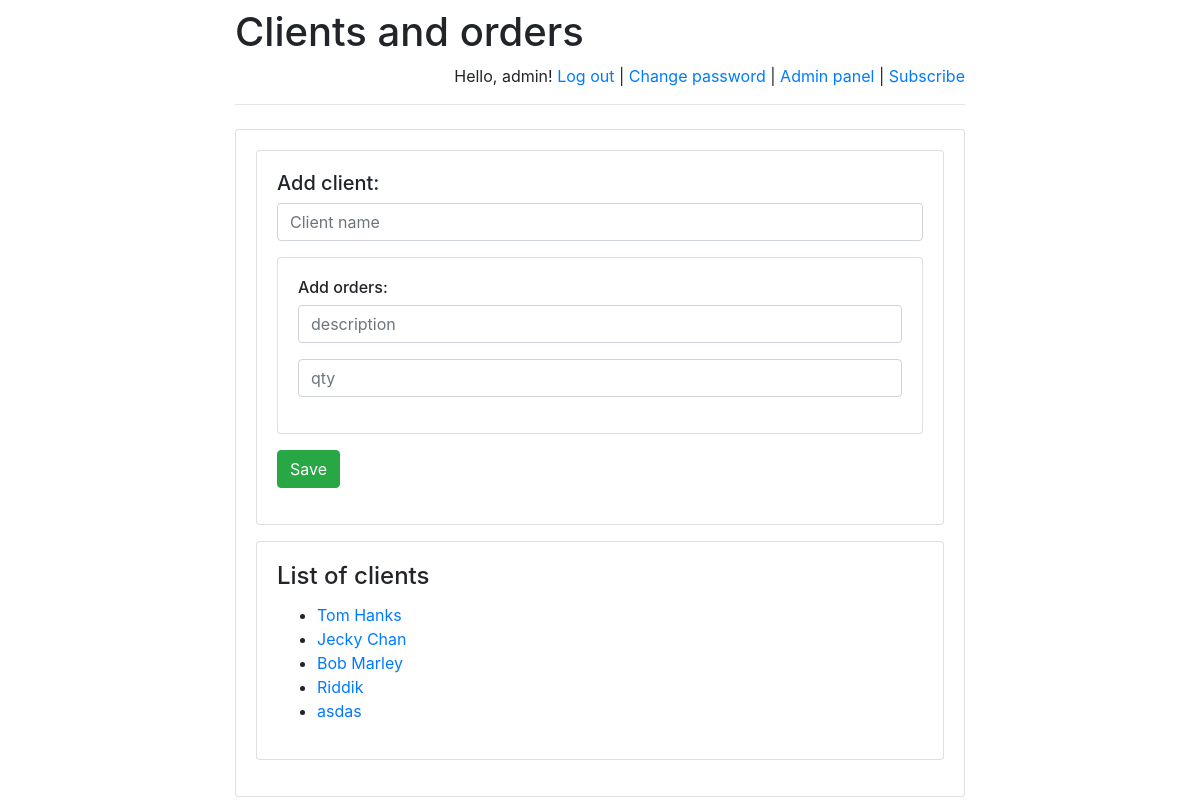
Page /orders/admin/ (signed in) on the committed database.
### orders/models.py (models this page shows)
class Client(models.Model):
    client_name = models.CharField(max_length=255)

### orders/views.py (the view)
# urls.py: path('admin/', admin.site.urls),
def admin(request):
    clients = Client.objects.all()
    return render(
        request,
        "admin.html",
        context={
            'clients': clients
        }
    )

### templates/admin.html (shortened to what this page needs)
{% extends 'base.html' %}
{% block main %}
    {% if user.is_staff %}
        <div class="card mb-3">
            <div class="card-body">
                <form action="../post_client/" method="post">
                    <h5>Add client:</h5>
                    <div class="mb-3">
                        <input class="form-control"
                               placeholder="Client name"
                               name="text"
                               required/>
                    </div>
                    <div class="card mb-3">
                        <div class="card-body" id="orders_new">
                            <h6>Add orders:</h6>
                            <div class="mb-3">
                                <input class="form-control"
                                       placeholder="description"
                                       name="description"
                                       required/>
                            </div>
                            <div class="mb-3">
                                <input class="form-control"
                                       placeholder="qty"
                                       name="qty"
                                       required/>
                            </div>
                        </div>
                    </div>
                    <div class="mb-3">
                        <button class="btn btn-success" type="submit">
                            Save
                        </button>
                    </div>
                </form>
            </div>
        </div>
        <div class="card mb-3">
            <div class="card-body">
                <h4 class="card-title">List of clients</h4>
                {% if clients %}
                    <ul> {% for client in clients %}
                        <li><a href="/orders/{{ client.id }}/"> {{ client.client_name }} </a></li>
                    {% endfor %}
                    </ul>
                {% else %}
                    <p>No clients available</p>
                {% endif %}
            </div>
        </div>
    {% else %}
        <h4>Access denied.</h4>
    {% endif %}
{% endblock %}

### templates/base.html (shortened to what this page needs)
<!doctype html>
<html lang="en">
<head>
    <link rel="stylesheet"
          href="https://stackpath.bootstrapcdn.com/bootstrap/4.1.3/css/bootstrap.min.css">
</head>
<body>
<div class="container">
    <div class="row justify-content-center">
        <div class="col-8">
            <h1 class="mt-2">Clients and orders</h1>
            {% if user.is_authenticated %}
                <p class="text-right">
                    Hello, {{ user.username }}!
                    <a href="/orders/logout">Log out</a> |
                    <a href="/orders/password-change">
                        Change password
                    </a>
                    {% if user.is_staff %}
                        | <a href="/orders/admin">Admin panel</a>
                    {% endif %}
                    {% if user.email == '' %}
                        | <a href="/orders/subscribe">Subscribe</a>
                    {% else %}
                        | <a href="/orders/unsubscribe">Unsubscribe</a>
                    {% endif %}
                </p>
            {% else %}
                <p class="text-right">
                    <a href="/orders/login">Log in</a> |
                    <a href="/orders/register">Register</a>
                </p>
            {% endif %}
            <hr class="mt-0 mb-4">
            <div class="card">
                <div class="card-body">
                    {% block main %}
                    {% endblock %}
                </div>
            </div>
        </div>
    </div>
</div>
</body>
</html>

### rows in the picture
Client: client_name "Tom Hanks"
Client: client_name "Jecky Chan"
Client: client_name "Bob Marley"
Client: client_name "Riddik"
Client: client_name "asdas"

### other values in the picture
{{ user.username }} "admin"
